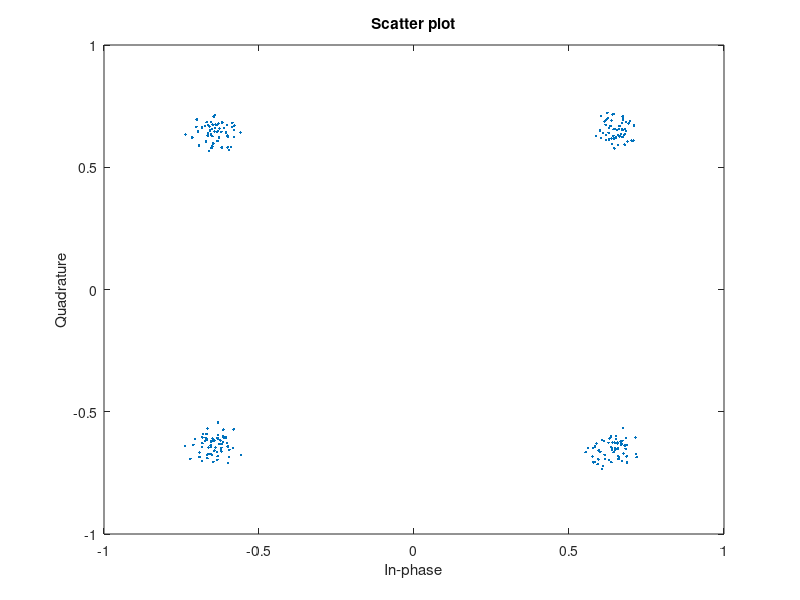

Source code (MATLAB): (Note: this script raises an error after producing the figure.)
%comment
clear;
close all;
N = 432;
rng(0,'twister');
%preamble = [1 1 1 1 1 0 0 1 1 0 1 0 1];
%preamble = [1 1 1 0 0 0 1 0 0 1 0];
%preamble = [1 1 0 1 1 0 1 1 0 1 1 0 1 1 1 0 0 1]; %Some random preamble I was trying out
preamble = [1 1 1 0 0 0 1 0 0 1 0 1 1 1 0 0 0 1 0 0 1 0];
%preamble = [1 1 1 1 1 0 0 1 1 0 1 0 1 1 1 1 1 1 0 0 1 1 0 1 0 1]; %2 13 barkers
%preamble = [1 1 1 0 1 1 1 1 0 1 1 1 1 0 1 1 1 1 0 1];
data = randsrc(1,N,[0 1]);
pack = [preamble,data];
%crap = awgn(randsrc(1,1234,[-1 1]),-5,'measured'); %this is the useless signal we can put before the pack at the receiver end
fc = 3000;

fs = 8000;                                     %sampling frequency
B = 200;                                        %1 sided bandwidth [hz]
Tsamp = 1/fs;                                   %sample time
alpha = 0.4;                                    %rolloff factor for rrc pulse
G = (1+alpha)/(2*B);                            %Arbitrary paramater
k = 1;                                          %integer multiple
Ts = k*G;                                       %symbol time (for a root raised cosine)
fsymb = 1/Ts;                                   %symbol rate [symb/s]
const = [(1+1i), (1-1i), (-1-1i), (-1+1i)]/sqrt(2);     %qpsk - 2 bits per symbol
M = length(const);                              %number of symbols (2^2)
bpsymb = log2(M);                               %bits per symbol
Rb = round(fsymb*bpsymb);                       %bit rate [bit/s]
fsfd = round(fs/fsymb)+1;                           %samples per symbol
span = 6;

%This will be the noisy stuff before the preamble so we can see if our
%system detects the preamble
crapIdx = randi(4,55,1)';
crap = awgn(const(crapIdx),-5,'measured');

%Implement root raised cosine pulse
t_positive = eps:(1/fs):span*Ts;  % Replace 0 with eps (smallest +ve number MATLAB can produce) to prevent NANs
t = [-fliplr(t_positive(2:end)) t_positive];
tpi = pi/Ts; amtpi = tpi*(1-alpha); aptpi = tpi*(1 + alpha);
ac = 4*alpha/Ts; at = 16*alpha^2/Ts^2;
pulse = (sin(amtpi*t) + (ac*t).*cos(aptpi*t))./(tpi*t.*(1-at*t.^2));
pulse = pulse/norm(pulse);

%[pulse, t] = rtrcpuls(alpha,Ts,fs,span);

%pack(401:end)
m = buffer(pack, bpsymb)';             %Group 2 bits per symbol (each row will be a symbol)
m_idx = bi2de(m, 'left-msb')'+1;    % Bits to symbol index, msb: the Most Significant Bit
x = const(m_idx);                   % Look up symbols using the indices
x_upsample = upsample(x,fsfd);      % Space the symbols fsfd apart, to enable pulse shaping using conv.
s = conv(pulse,x_upsample);         %Baseband signal to transmit

%{
%Plots to loot at baseband transmitted signal
figure; 
subplot(2,1,1); 
plot(Tsamp*(0:(length(s)-1)), real(s), 'b');
samples = s(span*fsfd:fsfd:end-span*fsfd);
t = span*fsfd:fsfd:(span*fsfd + fsfd*(length(samples)-1));
hold on;
stem(t*Tsamp, real(samples),'r');
legend('s', 'sampled s');
title('real s')
xlabel('seconds')

subplot(2,1,2)
stem(real(x))
title('Real X')
%}

%Modulated tx signal
tx_signal = s.*exp(-1i*2*pi*fc*(0:length(s)-1)*Tsamp); % Carrier Modulation/Upconversion 
tx_signal = real(tx_signal);                        % send real part, information is in amplitude and phase
tx_signal = tx_signal/max(abs(tx_signal));          % Limit the max amplitude to 1 to prevent clipping of waveforms


%From here on it is like receiver stuff
SNR =20;   %signal to noise ratio
rx_signal = awgn(tx_signal,SNR,'measured');          
%rx_signal = tx_signal;
rxBaseband = rx_signal.*exp(-1i*2*pi*fc*(0:length(s)-1)*Tsamp); %down modulate
rxBaseband = [crap,rxBaseband]; %add the nonsense signal before the rx_baseband


%Add phase error to the received signal
phaseError = 0; %in degrees
theta = phaseError*(pi/180);
rxBaseband = rxBaseband*exp(-1i*theta);


%Make baseband preamble sequence
mPreamble = buffer(preamble, bpsymb)';             %Group 2 bits per symbol (each row will be a symbol)
mPreIdx = bi2de(mPreamble, 'left-msb')'+1;    % Bits to symbol index, msb: the Most Significant Bit
xPreamble = const(mPreIdx);                   % Look up symbols using the indices
xPreUpsample = upsample(xPreamble,fsfd);      % Space the symbols fsfd apart, to enable pulse shaping using conv.
sPreamble = conv(pulse,xPreUpsample);         %The baseband pulse shaped preamble sequency (ask about this in the Q&A)

corr = conv((rxBaseband), fliplr(sPreamble));   % correlate the sequence and rx_baseband
[tmp, Tmax] = max(real(corr));         %find location of max correlation (this should be where the preamble starts)
%fprintf('delay = %d \n',Tmax-length(sPreamble));
delay = Tmax - length(sPreamble) %this point will be where the preamble starts, so for rx_baseband we will take from this point onwards?
if delay < 0
    delay = 0;
end

rxBaseband = rxBaseband(delay+1:end); %cut out the useless signal from rx_baseband (also ask if this is correct way)

%phasePreamble = angle(sPreamble);
%phaseRxPreamble = angle(rxBaseband(1:length(sPreamble)));



MF = fliplr(conj(pulse));        %create matched filter impulse response
MF_output = filter(MF,1,rxBaseband);      % run received signal through matched filter
%figure; plot(real(MF_output))
MF_output = MF_output(length(MF):end); %remove transient
MF_output_conv = conv(pulse, rxBaseband);  % Another approach to MF using conv, what's the difference?
%figure; plot(real(MF_output))
MF_output_conv = conj(MF_output_conv(length(MF):end-length(MF)+1));
rxVec = MF_output_conv(1:fsfd:end);  %get sample points


%Symbol phase correction

%Find all rxVec points in 1+1i quadrant (upper right)
I1 = find(real(rxVec) > 0 & imag(rxVec) > 0);
%I2 = find(real(rxVec) < 0 & imag(rxVec) > 0);
%I3 = find(real(rxVec) < 0 & imag(rxVec) < 0);
%I4 = find(real(rxVec) > 0 & imag(rxVec) < 0);

phase1 = mean(angle(rxVec(I1)))*180/pi;
%phase2 = mean(angle(rxVec(I2)))*180/pi
%phase3 = mean(angle(rxVec(I3)))*180/pi
%phase4 = mean(angle(rxVec(I4)))*180/pi
deltaPhase1 = phase1-45;
rxVec = rxVec*exp(-1i*deltaPhase1*pi/180);

%{
figure
sgtitle('Real')
subplot(3,1,1)
plot(real(s))
title('Baseband transmitted signal')
subplot(3,1,2)
plot(real(awgn(s,SNR,'measured')))
title('Noisy baseband transmitted signal')
subplot(3,1,3)
plot(real(MF_output_conv));
title('Received output after matched filtering')
figure
sgtitle('Imaginary')
subplot(3,1,1)
plot(imag(s))
title('Baseband transmitted signal')
subplot(3,1,2)
plot(imag(awgn(s,SNR,'measured')))
title('Noisy baseband transmitted signal')
subplot(3,1,3)
plot(imag(MF_output_conv));
title('Received output after matched filtering')
%}

%Symbols to bits
eucDist = abs(repmat(rxVec.',1,4) - repmat(const, length(rxVec), 1)).^2;
[tmp mHat] = min(eucDist, [], 2);
rxSymbols = const(mHat);

SER = symerr(m_idx, mHat') %count symbol errors (sometimes errors when the fram synchronization is 1 or 2 positions off, how can we never have errors?)
%SER = symerr(mDataIdx, mHat') %count symbol errors
%mDataIdx
rxBitsBuffer = de2bi(mHat'-1, 2, 'left-msb')'; %make symbols into bits
rxBits = rxBitsBuffer(:)'; %write as a vector
BER = biterr(pack, rxBits) %count of bit errors

%player = audioplayer(tx_signal, fs);       %create an audioplayer object to play the noise at a given sampling frequency
%playblocking(player); % Play the noise 


%Plots

%figure; plot(real(corr), '.-r'); title('Correlation between rx_{baseband} and preamble pulse sequence')       % plot correlation

scatterplot(rxVec/max(abs(rxVec))); %scatterplot of received symbols
%{
figure
subplot(3,1,1)
plot(Tsamp*(0:(length(sPreamble)-1)), real(sPreamble), 'b');
samples = sPreamble(span*fsfd:fsfd:end-span*fsfd);
t = span*fsfd:fsfd:(span*fsfd + fsfd*(length(samples)-1));
hold on;
stem(t*Tsamp, real(samples),'r');
subplot(3,1,2)
plot(real(sPreamble(span*fsfd:end-span*fsfd)));
title('Using span*fsfd')
subplot(3,1,3)
plot(real(sPreamble(round(length(pulse)/2):end-round(length(pulse)/2))));
title('Using pulse/2')

figure
plot(real(rxVec))
%}

%%

fs = 44100 ; 
nBits = 24 ;  
ID = -1; % default audio input device 
%recObj = audiorecorder(Fs,nBits,1);
%disp('Start speaking.')
%recordblocking(recObj,5);
%disp('End of Recording.');
%play(recObj);

 %covert to floating-point vector and play back
yi = getaudiodata(recObj,'int16');
plot(yi)
outData = bitshift(yi, -1);
%sound(y,fs);if true
%end
